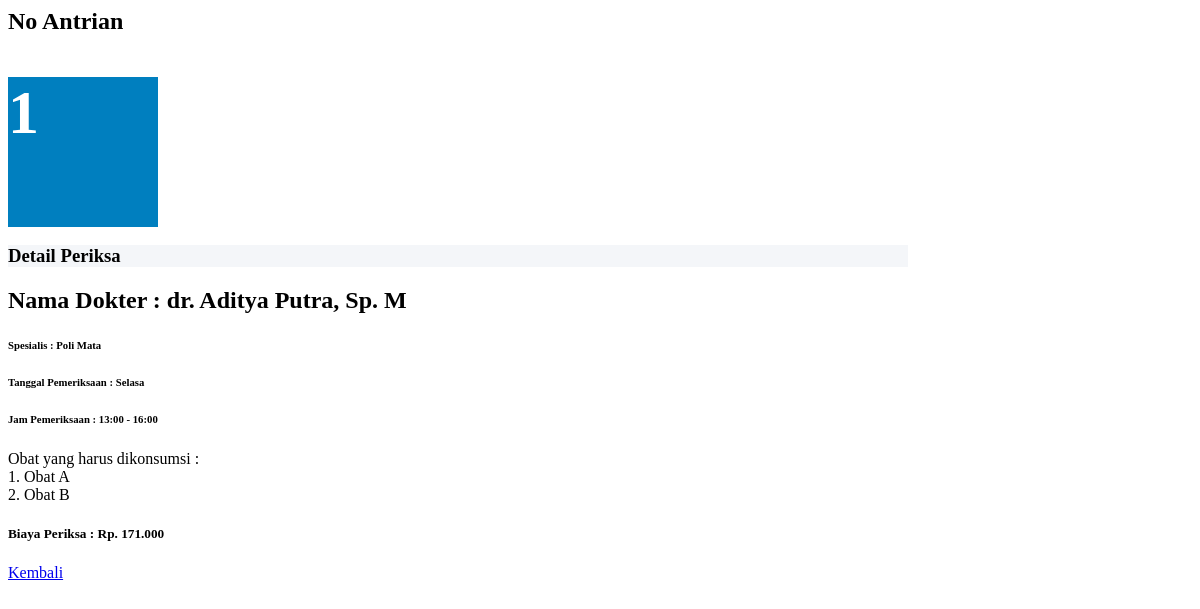
Page /pages/detailDaftarPoli/index.php?id=6 on the earlier database version.
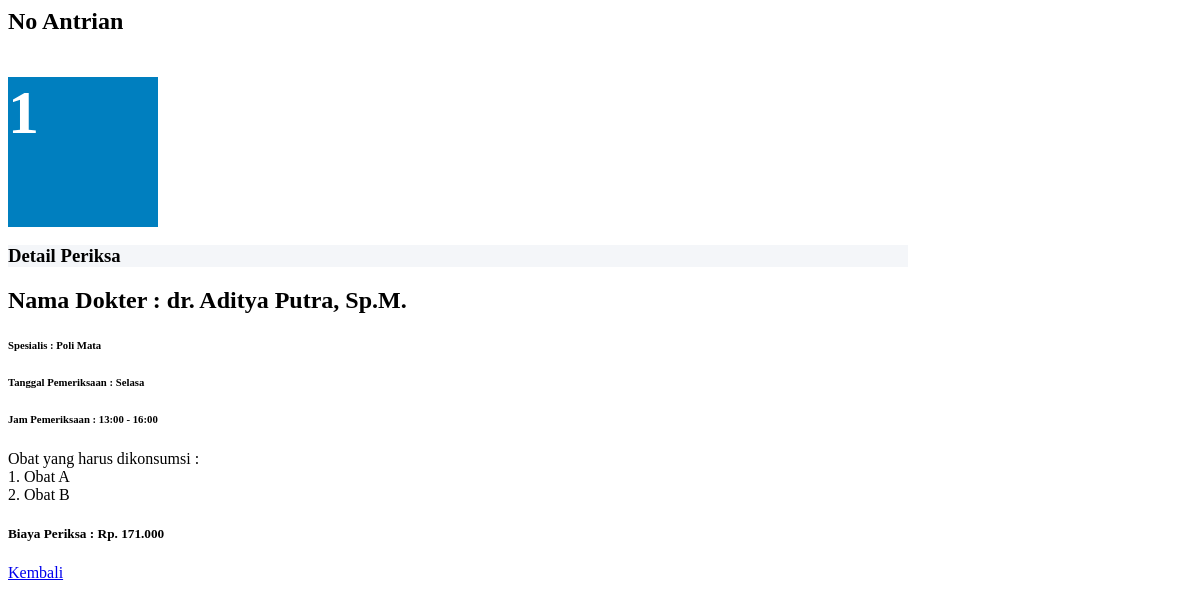
Same page on the later database version.
### tables this page shows
CREATE TABLE `daftar_poli` (
  `id` int(10) UNSIGNED NOT NULL,
  `id_pasien` int(11) UNSIGNED NOT NULL,
  `id_jadwal` int(11) UNSIGNED NOT NULL,
  `keluhan` text NOT NULL,
  `no_antrian` int(10) UNSIGNED NOT NULL,
  `status_periksa` enum('0','1') NOT NULL,
  `is_deleted` enum('0','1') NOT NULL DEFAULT '0'
);

CREATE TABLE `dokter` (
  `id` int(11) NOT NULL,
  `nama` varchar(255) NOT NULL,
  `password` varchar(50) NOT NULL,
  `alamat` varchar(255) NOT NULL,
  `no_hp` varchar(50) NOT NULL,
  `id_poli` int(11) NOT NULL,
  `is_deleted` enum('0','1') NOT NULL DEFAULT '0'
);

CREATE TABLE `poli` (
  `id` int(11) NOT NULL,
  `nama_poli` varchar(25) NOT NULL,
  `keterangan` text NOT NULL,
  `is_deleted` enum('0','1') NOT NULL DEFAULT '0'
);

CREATE TABLE `jadwal_periksa` (
  `id` int(10) UNSIGNED NOT NULL,
  `id_dokter` int(11) NOT NULL,
  `hari` enum('Senin','Selasa','Rabu','Kamis','Jumat','Sabtu') NOT NULL,
  `jam_mulai` time NOT NULL,
  `jam_selesai` time NOT NULL,
  `aktif` char(1) NOT NULL DEFAULT 'N',
  `is_deleted` enum('0','1') NOT NULL DEFAULT '0'
);

CREATE TABLE `periksa` (
  `id` int(11) NOT NULL,
  `id_daftar_poli` int(11) UNSIGNED NOT NULL,
  `tgl_periksa` datetime NOT NULL,
  `catatan` text NOT NULL,
  `biaya_periksa` int(11) NOT NULL,
  `is_deleted` enum('0','1') NOT NULL DEFAULT '0'
);

### pages/detailDaftarPoli/index.php (the view, shortened to what this page needs)
<?php
    require 'config/koneksi.php';
    $id = $_GET['id'];
    $ambilDetail = mysqli_query($mysqli, "SELECT
        dp.id as idDetailPeriksa,
        daftar_poli.id as idDaftarPoli,
        poli.nama_poli,
        dokter.nama,
        jadwal_periksa.hari,
        DATE_FORMAT(jadwal_periksa.jam_mulai, '%H:%i') as jamMulai,
        DATE_FORMAT(jadwal_periksa.jam_selesai, '%H:%i') as jamSelesai,
        daftar_poli.no_antrian,
        p.id as idPeriksa,
        p.tgl_periksa,
        p.catatan,
        p.biaya_periksa,
        GROUP_CONCAT(o.id) as idObat,
        GROUP_CONCAT(o.nama_obat) as namaObat
        FROM daftar_poli
        INNER JOIN jadwal_periksa ON daftar_poli.id_jadwal = jadwal_periksa.id
        INNER JOIN dokter ON jadwal_periksa.id_dokter = dokter.id
        INNER JOIN poli ON dokter.id_poli = poli.id
        LEFT JOIN periksa p ON daftar_poli.id = p.id_daftar_poli
        LEFT JOIN detail_periksa dp ON p.id = dp.id_periksa
        LEFT JOIN obat o ON dp.id_obat = o.id
        WHERE daftar_poli.id = '$id'
        GROUP BY p.id");
    $data = mysqli_fetch_assoc($ambilDetail);
?>
<div class="d-flex justify-content-center align-items-center" style="min-height: 100vh;">
    <div class="card card-solid mx-auto" style="width: 90%; max-width: 900px;">
        <div class="card-body pb-0">
            <div class="row">
                <div class="col-12 d-flex align-items-stretch flex-column">
                    <div class="card bg-light d-flex flex-fill">
                        <div class="card-body pt-0">
                            <div class="row">
                                <div class="col-md-5 d-flex flex-column justify-content-center align-items-center mb-3 mb-md-0">
                                    <h2 class="lead text-center"><b>No Antrian</b></h2>
                                    <div class="rounded-lg d-flex justify-content-center align-items-center"
                                        style="height: 150px; width: 150px; background-color:rgb(0, 127, 191); color: white;">
                                        <h1 style="font-size: 62px"><?php echo $data['no_antrian'] ?></h1>
                                    </div>
                                </div>
                                <div class="col-md-7">
                                    <h3 class="card-header text-muted mb-3 text-center text-md-start" style="background-color: #f4f6f9;">
                                        <b>Detail Periksa</b>
                                    </h3>
                                    <h2 class="text-muted text-lg">Nama Dokter : <b><?php echo $data['nama'] ?></b></h2>
                                    <h6 class="text-muted text-lg">Spesialis : <b><?php echo $data['nama_poli'] ?></b></h6>
                                    <h6 class="text-muted text-lg">Tanggal Pemeriksaan : <b><?php echo $data['hari'] ?></b></h6>
                                    <h6 class="text-muted text-lg">Jam Pemeriksaan : <b><?php echo $data['jamMulai'] ?> - <?php echo $data['jamSelesai'] ?></b></h6>
                                    <p class="text-muted text-lg">Obat yang harus dikonsumsi : <br>
                                    <?php
                                        if (empty($data['namaObat'])) {
                                            echo "1. Anda belum diperiksa";
                                        } else {
                                            $namaObatArray = explode(',', $data['namaObat']);
                                            foreach ($namaObatArray as $index => $namaObat) {
                                                echo ($index + 1) . ". " . $namaObat . "<br>";
                                            }
                                        }
                                    ?>
                                    </p>
                                    <h5 class="text-muted text-lg"><strong>Biaya Periksa :
                                    <?php
                                        if (empty($data['biaya_periksa'])) {
                                            echo "Anda belum diperiksa";
                                        } else {
                                            echo "Rp. " . number_format($data['biaya_periksa'], 0, ',', '.');
                                        }
                                    ?></strong></h5>
                                </div>
                            </div>
                        </div>
                        <div class="card-footer">
                            <div class="text-start">
                                <a href="dashboard_pasien.php" class="btn btn-md btn-warning">
                                    Kembali
                                </a>
                            </div>
                        </div>
                    </div>
                </div>
            </div>
        </div>
    </div>
</div>

Differences in the rows shown:
changed through a linked row, daftar_poli "Poli Mata": dokter.nama "dr. Aditya Putra, Sp. M" → "dr. Aditya Putra, Sp.M."
